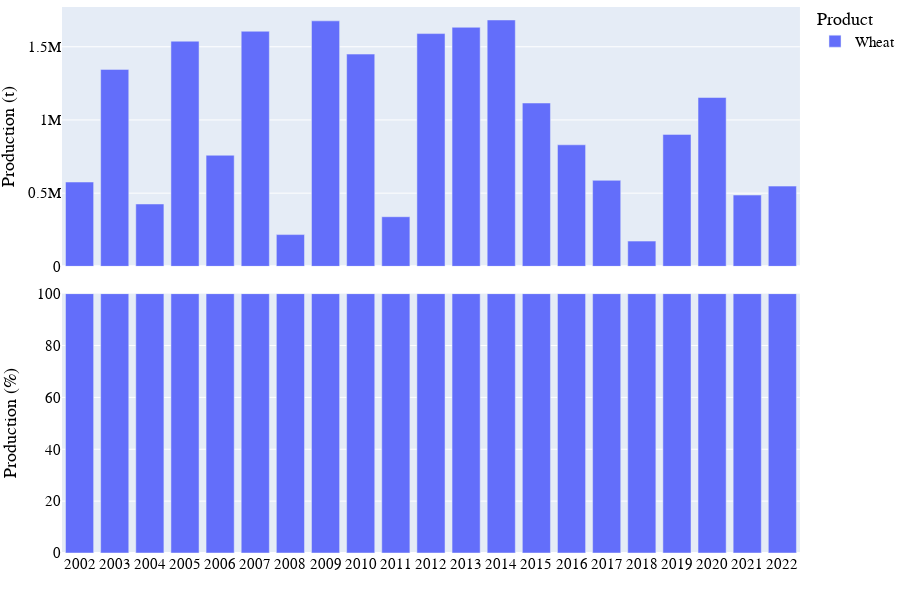
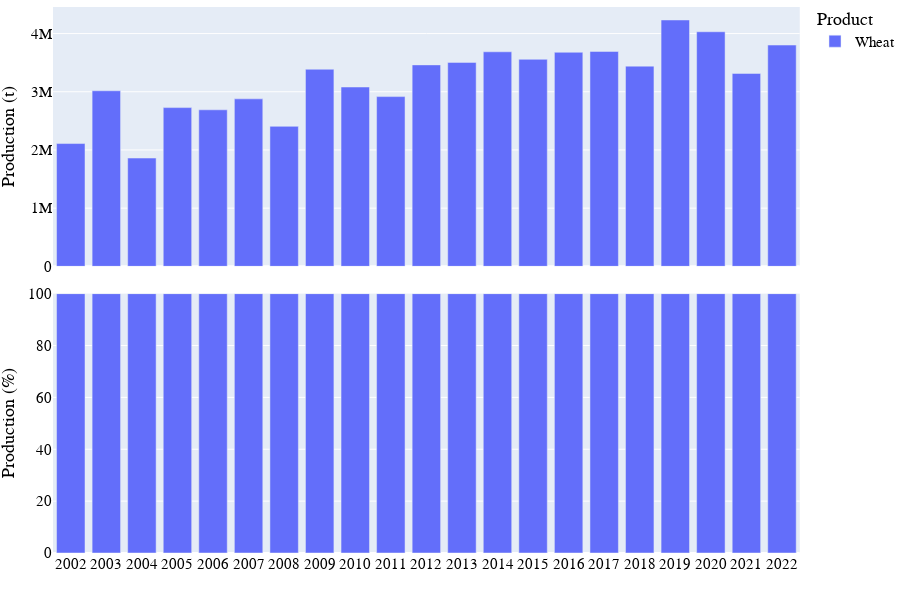

Notebook code for these charts, in order:
### Markdown cell above
# Visualization of production data

### Code cell
# Bar chart of national crop production
country_iso, country_name = 'AF', 'Afghanistan'
df = pd.read_csv('../data/crop/adm_crop_production_%s.csv' % country_iso, index_col=0)
df['year'] = df['harvest_year']
year = [df['year'].min(), df['year'].max()]
product_order = ['Wheat']
for season_name in ['Spring','Winter']:
    footnote = 'National crop production in %s - %s' % (country_name, season_name)
    fn_save = '../figures/%s_bar_natgrainprod_%s.png' % (country_iso, season_name)
    sub = df[df['season_name'] == season_name]
    fig = PlotBarProduction(sub, year, product_order, footnote, fn_save)
    fig.show()

### Figure 1 — Plotly figure (JSON) as saved in the notebook; plotly's stock layout.template omitted (floating-point values rounded to 4 significant figures)
{"data": [{"alignmentgroup": "True", "hovertemplate": "product=Wheat<br>season_name=Spring<br>type=orig_unit<br>year=%{x}<br>value=%{y}<extra></extra>", "legendgroup": "Wheat", "marker": {"color": "#636efa", "pattern": {"shape": ""}}, "name": "Wheat", "offsetgroup": "Wheat", "orientation": "v", "showlegend": true, "textposition": "auto", "type": "bar", "x": [2002, 2003, 2004, 2005, 2006, 2007, 2008, 2009, 2010, 2011, 2012, 2013, 2014, 2015, 2016, 2017, 2018, 2019, 2020, 2021, 2022], "xaxis": "x2", "y": [576000, 1345500, 426000, 1538000, 759000, 1606000, 217000, 1677000, 1450000, 339000, 1590000, 1633000, 1683000, 1115810, 830310, 587600.0, 172449, 901439, 1153000.0, 487122, 548090], "yaxis": "y2"}, {"alignmentgroup": "True", "hovertemplate": "product=Wheat<br>season_name=Spring<br>type=percent<br>year=%{x}<br>value=%{y}<extra></extra>", "legendgroup": "Wheat", "marker": {"color": "#636efa", "pattern": {"shape": ""}}, "name": "Wheat", "offsetgroup": "Wheat", "orientation": "v", "showlegend": false, "textposition": "auto", "type": "bar", "x": [2002, 2003, 2004, 2005, 2006, 2007, 2008, 2009, 2010, 2011, 2012, 2013, 2014, 2015, 2016, 2017, 2018, 2019, 2020, 2021, 2022], "xaxis": "x", "y": [100, 100, 100, 100, 100, 100, 100, 100, 100, 100, 100, 100, 100, 100, 100, 100, 100, 100, 100, 100, 100], "yaxis": "y"}], "layout": {"annotations": [{"showarrow": false, "text": "", "textangle": 90, "x": 0.98, "xanchor": "left", "xref": "paper", "y": 0.2375, "yanchor": "middle", "yref": "paper"}, {"showarrow": false, "text": "", "textangle": 90, "x": 0.98, "xanchor": "left", "xref": "paper", "y": 0.7625, "yanchor": "middle", "yref": "paper"}, {"align": "left", "font": {"color": "dimgrey", "family": "arial", "size": 15}, "showarrow": false, "text": "National crop production in Afghanistan - Spring", "x": 0, "xref": "paper", "y": -0.13, "yref": "paper"}], "barmode": "relative", "font": {"color": "black", "family": "arial", "size": 15}, "height": 600, "legend": {"title": {"text": "Product"}, "tracegroupgap": 0, "x": 1, "y": 1.01}, "margin": {"b": 0, "l": 0, "r": 0, "t": 0}, "width": 900, "xaxis": {"anchor": "y", "domain": [0, 0.98], "dtick": 1, "range": [2002.0, 2022.0], "title": {"text": ""}}, "xaxis2": {"anchor": "y2", "domain": [0, 0.98], "matches": "x", "showticklabels": false}, "yaxis": {"anchor": "x", "domain": [0, 0.475], "range": [0, 100], "title": {"text": "Production (%)"}}, "yaxis2": {"anchor": "x2", "domain": [0.525, 1], "title": {"text": "Production (t)"}}}}

### Figure 2 — Plotly figure (JSON) as saved in the notebook; plotly's stock layout.template omitted (floating-point values rounded to 4 significant figures)
{"data": [{"alignmentgroup": "True", "hovertemplate": "product=Wheat<br>season_name=Winter<br>type=orig_unit<br>year=%{x}<br>value=%{y}<extra></extra>", "legendgroup": "Wheat", "marker": {"color": "#636efa", "pattern": {"shape": ""}}, "name": "Wheat", "offsetgroup": "Wheat", "orientation": "v", "showlegend": true, "textposition": "auto", "type": "bar", "x": [2002, 2003, 2004, 2005, 2006, 2007, 2008, 2009, 2010, 2011, 2012, 2013, 2014, 2015, 2016, 2017, 2018, 2019, 2020, 2021, 2022], "xaxis": "x2", "y": [2110000, 3017000, 1861000, 2728000, 2690000, 2878000, 2406000, 3387000, 3082000, 2917000, 3462000, 3505000, 3687000, 3557590, 3678800, 3693000.0, 3440369, 4233861, 4031000.0, 3315443, 3802590], "yaxis": "y2"}, {"alignmentgroup": "True", "hovertemplate": "product=Wheat<br>season_name=Winter<br>type=percent<br>year=%{x}<br>value=%{y}<extra></extra>", "legendgroup": "Wheat", "marker": {"color": "#636efa", "pattern": {"shape": ""}}, "name": "Wheat", "offsetgroup": "Wheat", "orientation": "v", "showlegend": false, "textposition": "auto", "type": "bar", "x": [2002, 2003, 2004, 2005, 2006, 2007, 2008, 2009, 2010, 2011, 2012, 2013, 2014, 2015, 2016, 2017, 2018, 2019, 2020, 2021, 2022], "xaxis": "x", "y": [100, 100, 100, 100, 100, 100, 100, 100, 100, 100, 100, 100, 100, 100, 100, 100, 100, 100, 100, 100, 100], "yaxis": "y"}], "layout": {"annotations": [{"showarrow": false, "text": "", "textangle": 90, "x": 0.98, "xanchor": "left", "xref": "paper", "y": 0.2375, "yanchor": "middle", "yref": "paper"}, {"showarrow": false, "text": "", "textangle": 90, "x": 0.98, "xanchor": "left", "xref": "paper", "y": 0.7625, "yanchor": "middle", "yref": "paper"}, {"align": "left", "font": {"color": "dimgrey", "family": "arial", "size": 15}, "showarrow": false, "text": "National crop production in Afghanistan - Winter", "x": 0, "xref": "paper", "y": -0.13, "yref": "paper"}], "barmode": "relative", "font": {"color": "black", "family": "arial", "size": 15}, "height": 600, "legend": {"title": {"text": "Product"}, "tracegroupgap": 0, "x": 1, "y": 1.01}, "margin": {"b": 0, "l": 0, "r": 0, "t": 0}, "width": 900, "xaxis": {"anchor": "y", "domain": [0, 0.98], "dtick": 1, "range": [2002.0, 2022.0], "title": {"text": ""}}, "xaxis2": {"anchor": "y2", "domain": [0, 0.98], "matches": "x", "showticklabels": false}, "yaxis": {"anchor": "x", "domain": [0, 0.475], "range": [0, 100], "title": {"text": "Production (%)"}}, "yaxis2": {"anchor": "x2", "domain": [0.525, 1], "title": {"text": "Production (t)"}}}}
